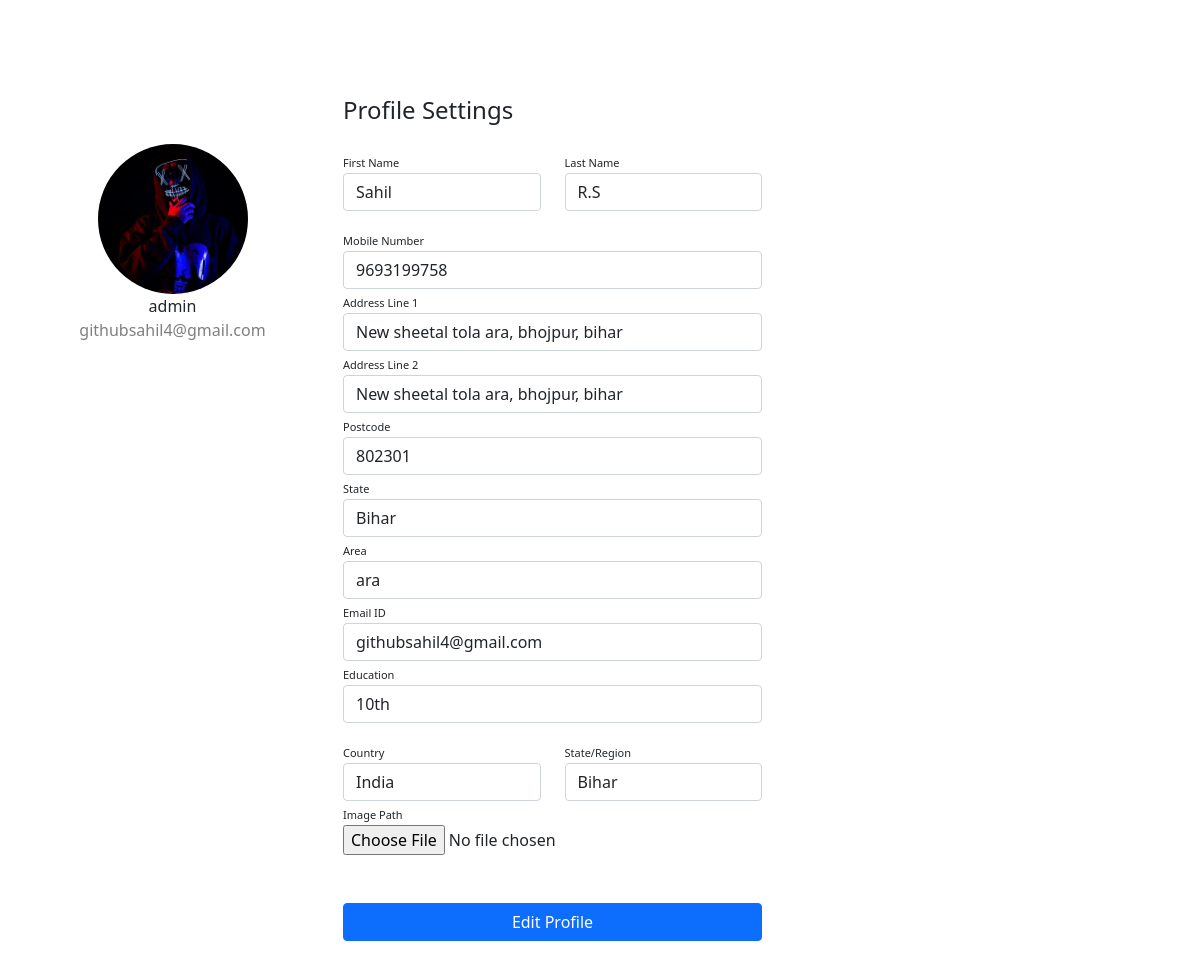
Screenshot of /profile (signed in) with the database file from the repository.
### store/models.py (models this page shows, shortened)
class UserProfile(models.Model):
    user = models.ForeignKey(User, on_delete=models.CASCADE)
    first_name = models.CharField(max_length=100)
    surname = models.CharField(max_length=100)
    mobile_number = models.CharField(max_length=15)
    address_line1 = models.CharField(max_length=255)
    address_line2 = models.CharField(max_length=255)
    postcode = models.CharField(max_length=20)
    state = models.CharField(max_length=100)
    area = models.CharField(max_length=100)
    email = models.EmailField(max_length=100)
    education = models.CharField(max_length=100)
    country = models.CharField(max_length=100)
    state_region = models.CharField(max_length=100)
    image = models.ImageField(upload_to='static/images', default='static/images/ico_def.png')

### store/views.py (the view)
# urls.py: path('profile', views.profile, name='profile'),
def profile(request):
    try:
        if request.user.is_authenticated:
            user_profile = UserProfile.objects.get(user=request.user)
            f_name = user_profile.first_name
            l_name = user_profile.surname
            email = user_profile.email
            address_line1 = user_profile.address_line1
            address_line2 = user_profile.address_line2
            mobile = user_profile.mobile_number
            postcode = user_profile.postcode
            state = user_profile.state
            area = user_profile.area
            region = user_profile.state_region
            edu = user_profile.education
            cont = user_profile.country
            img = user_profile.image
            context = {
                'f_name': f_name,
                'l_name': l_name,
                'email': email,
                'address_line1': address_line1,
                'address_line2': address_line2,
                'mobile': mobile,
                'pcode': postcode,
                'state': state,
                'area': area,
                'region': region,
                'edu': edu,
                'cont': cont,
                'image': img,
                'display': 'block',
                'url': 'profileedit',
                'btntxt': 'Edit Profile',
                'display2': 'none',
            }
            return render(request, 'userinfo.html', context)
        else:
            return redirect('login')
    except UserProfile.DoesNotExist:
        return redirect('create')

### store/templates/userinfo.html (shortened to what this page needs)
<!DOCTYPE html>
<html lang="en">
<head>
        <link rel="stylesheet" href="static/styles/profile.css">
        <link rel="stylesheet" href="https://cdn.jsdelivr.net/npm/bootstrap@5.0.0-alpha1/dist/css/bootstrap.min.css">
        <link rel="stylesheet"
                href="https://cdn.jsdelivr.net/npm/bootstrap@5.0.0-alpha1/dist/js/bootstrap.bundle.min.js">
        <link rel="stylesheet" href="https://cdnjs.cloudflare.com/ajax/libs/jquery/3.2.1/jquery.min.js">
</head>
<body>
        <div class="container rounded bg-white mt-5 mb-5">
                <div class="row">
                        <div class="col-md-3 border-right">
                                <div class="d-flex flex-column align-items-center text-center p-3 py-5"><a href="/"><img
                                                class="rounded-circle mt-5" width="150px" src="{{image}}"></a><span
                                                class="font-weight-bold">{{request.user.username}}</span><span
                                                class="text-black-50">{{request.user.email}}</span>
                                </div>
                        </div>
                        <div class="col-md-5 border-right">
                                <div class="p-3 py-5">
                                        <div class="d-flex justify-content-between align-items-center mb-3">
                                                <h4 class="text-right">Profile Settings</h4>
                                        </div>
                                        <form action="/profileedit" method="POST" enctype="multipart/form-data">
                                                <div class="row mt-2">
                                                        <div class="col-md-6"><label class="labels">First
                                                                        Name</label><input type="text" name="fname"
                                                                        class="form-control" placeholder="First Name"
                                                                        value="{{f_name}}"></div>
                                                        <div class="col-md-6"><label class="labels">Last
                                                                        Name</label><input type="text" name="lname"
                                                                        class="form-control" value="{{l_name}}"
                                                                        placeholder="Last Name"></div>
                                                </div>
                                                <div class="row mt-3">
                                                        <div class="col-md-12"><label class="labels">Mobile
                                                                        Number</label><input type="text" name="mobile"
                                                                        class="form-control" placeholder="Phone Number"
                                                                        value="{{mobile}}"></div>
                                                        <div class="col-md-12"><label class="labels">Address Line
                                                                        1</label><input type="text" name="ad1"
                                                                        class="form-control"
                                                                        placeholder="Enter Address Line 1"
                                                                        value="{{address_line1}}"></div>
                                                        <div class="col-md-12"><label class="labels">Address Line
                                                                        2</label><input type="text" name="ad2"
                                                                        class="form-control"
                                                                        placeholder="Enter Address Line 2"
                                                                        value="{{address_line2}}"></div>
                                                        <div class="col-md-12"><label
                                                                        class="labels">Postcode</label><input
                                                                        type="text" name="postcode" class="form-control"
                                                                        placeholder="Enter Postcode" value="{{pcode}}">
                                                        </div>
                                                        <div class="col-md-12"><label class="labels">State</label><input
                                                                        type="text" name="state" class="form-control"
                                                                        placeholder="Enter State" value="{{state}}">
                                                        </div>
                                                        <div class="col-md-12"><label class="labels">Area</label><input
                                                                        type="text" name="area" class="form-control"
                                                                        placeholder="Enter Area" value="{{area}}"></div>
                                                        <div class="col-md-12"><label class="labels">Email
                                                                        ID</label><input type="text" name="email"
                                                                        class="form-control"
                                                                        placeholder="Enter Email id" value="{{email}}">
                                                        </div>
                                                        <div class="col-md-12"><label
                                                                        class="labels">Education</label><input
                                                                        type="text" name="edu" class="form-control"
                                                                        placeholder="Education" value="{{edu}}"></div>
                                                </div>
                                                <div class="row mt-3">
                                                        <div class="col-md-6"><label
                                                                        class="labels">Country</label><input type="text"
                                                                        name="cont" class="form-control"
                                                                        placeholder="Country" value="{{cont}}"></div>
                                                        <div class="col-md-6"><label
                                                                        class="labels">State/Region</label><input
                                                                        type="text" name="region" class="form-control"
                                                                        value="{{region}}" placeholder="State/Region">
                                                        </div>
                                                        <div class="col-md-6"><label class="labels">Image
                                                                        Path</label><input id="file-upload" type="file"
                                                                        name="imagepath" style="display: block;">
                                                        </div>
                                                </div>
                                                <div class="mt-5 text-center">
                                                                <a href="{{url}}" class="btn btn-primary profile-button my-2"  style="display: {{ display }};">{{btntxt}}</a></div>
                                        </form>
                                </div>
                        </div>
                </div>
        </div>
</body>
</html>

### store/static/styles/profile.css (style rules this page uses)
body { background: rgb(99, 39, 120) }
.profile-button { background: rgb(99, 39, 120); box-shadow: none; border: none }
.labels { font-size: 11px }

### rows the page displays
UserProfile: image (picture), fname "Sahil", lname "R.S", mobile "9693199758", ad1 "New sheetal tola ara, bhojpur, bihar", ad2 "New sheetal tola ara, bhojpur, bihar", postcode "802301", state "Bihar", area "ara", email "githubsahil4@gmail.com", edu "10th", cont "India", region "Bihar"

### other values shown
{{ request.user.username }} "admin"
{{ request.user.email }} "githubsahil4@gmail.com"
{{ btntxt }} "Edit Profile"
